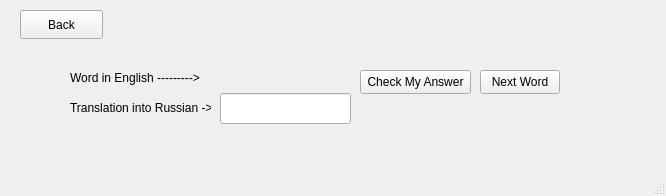
<?xml version="1.0" encoding="UTF-8"?>
<ui version="4.0">
 <class>LimitedMistakesTest</class>
 <widget class="QMainWindow" name="LimitedMistakesTest">
  <property name="geometry">
   <rect>
    <x>0</x>
    <y>0</y>
    <width>666</width>
    <height>196</height>
   </rect>
  </property>
  <property name="windowTitle">
   <string>Limited Mistakes Test</string>
  </property>
  <widget class="QWidget" name="centralwidget">
   <widget class="QLineEdit" name="rusWordField">
    <property name="geometry">
     <rect>
      <x>220</x>
      <y>93</y>
      <width>131</width>
      <height>31</height>
     </rect>
    </property>
    <property name="text">
     <string/>
    </property>
   </widget>
   <widget class="QPushButton" name="backButton">
    <property name="geometry">
     <rect>
      <x>20</x>
      <y>10</y>
      <width>83</width>
      <height>29</height>
     </rect>
    </property>
    <property name="text">
     <string>Back</string>
    </property>
   </widget>
   <widget class="QLabel" name="correctAnswerLabel">
    <property name="geometry">
     <rect>
      <x>510</x>
      <y>100</y>
      <width>121</width>
      <height>16</height>
     </rect>
    </property>
    <property name="text">
     <string/>
    </property>
   </widget>
   <widget class="QLabel" name="label">
    <property name="geometry">
     <rect>
      <x>70</x>
      <y>70</y>
      <width>141</width>
      <height>16</height>
     </rect>
    </property>
    <property name="text">
     <string>Word in English ---------&gt;</string>
    </property>
   </widget>
   <widget class="QLabel" name="correctOrWrongLabel">
    <property name="geometry">
     <rect>
      <x>370</x>
      <y>100</y>
      <width>141</width>
      <height>16</height>
     </rect>
    </property>
    <property name="text">
     <string/>
    </property>
   </widget>
   <widget class="QPushButton" name="nextButton">
    <property name="geometry">
     <rect>
      <x>480</x>
      <y>70</y>
      <width>80</width>
      <height>24</height>
     </rect>
    </property>
    <property name="text">
     <string>Next Word</string>
    </property>
   </widget>
   <widget class="QPushButton" name="checkButton">
    <property name="geometry">
     <rect>
      <x>360</x>
      <y>70</y>
      <width>111</width>
      <height>24</height>
     </rect>
    </property>
    <property name="text">
     <string>Check My Answer</string>
    </property>
   </widget>
   <widget class="QLabel" name="label_2">
    <property name="geometry">
     <rect>
      <x>70</x>
      <y>100</y>
      <width>141</width>
      <height>16</height>
     </rect>
    </property>
    <property name="text">
     <string>Translation into Russian -&gt;</string>
    </property>
   </widget>
   <widget class="QLabel" name="engWordLabel">
    <property name="geometry">
     <rect>
      <x>220</x>
      <y>70</y>
      <width>131</width>
      <height>16</height>
     </rect>
    </property>
    <property name="text">
     <string/>
    </property>
   </widget>
  </widget>
  <widget class="QStatusBar" name="statusbar"/>
 </widget>
 <resources/>
 <connections/>
</ui>
